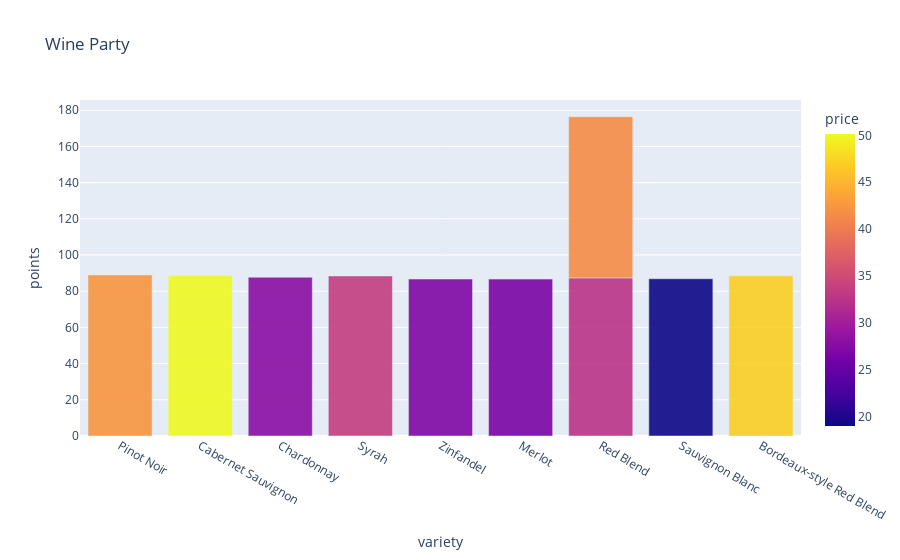

The notebook cell saved with this chart:
### Code cell
import plotly.express as px
import pandas as pd
import plotly.graph_objects as go
import plotly.io as pio


df = pd.read_csv('/Users/darkknight/Documents/UTA-VIRT-DATA-PT-04-2023-U-LOLC/01-Lesson-Plans/14-Interactive-Visualizations/3/Activities/11 - Project/wineUnique.csv')
#df = df.groupby(['country', 'variety'],as_index=False)[['points','price']].mean()
#df = df[df['country']=='Italy']
df["Count"]=1
df = df.groupby(['country', 'variety'],as_index=False).aggregate({"points":'mean', "price":'mean',"Count":'count'})
#df = df.loc[df["count"]]
#result = df.groupby('Courses').aggregate({'Duration':'count','Fee':['min','max']})
#print(df)
df = df.sort_values('Count', ascending=False)[:10]
print(df)
barchart = px.bar(
    data_frame = df,
    x = "variety",
    color = "price",
    y = "points",
    opacity = 0.9,
    orientation = "v",
    barmode = 'relative',
    title='Wine Party',
)

pio.show(barchart)

### Figure 1 — Plotly figure (JSON) as saved in the notebook; plotly's stock layout.template omitted (floating-point values rounded to 4 significant figures)
{"data": [{"alignmentgroup": "True", "hovertemplate": "variety=%{x}<br>points=%{y}<br>price=%{marker.color}<extra></extra>", "legendgroup": "", "marker": {"color": [42.35, 50.14, 28.0, 33.63, 27.12, 26.59, 32.5, 41.51, 19.03, 47.09], "coloraxis": "coloraxis", "opacity": 0.9, "pattern": {"shape": ""}}, "name": "", "offsetgroup": "", "orientation": "v", "showlegend": false, "textposition": "auto", "type": "bar", "x": ["Pinot Noir", "Cabernet Sauvignon", "Chardonnay", "Syrah", "Zinfandel", "Merlot", "Red Blend", "Red Blend", "Sauvignon Blanc", "Bordeaux-style Red Blend"], "xaxis": "x", "y": [89.01, 88.63, 87.76, 88.44, 86.75, 86.69, 87.38, 89.01, 86.89, 88.52], "yaxis": "y"}], "layout": {"barmode": "relative", "coloraxis": {"colorbar": {"title": {"text": "price"}}, "colorscale": [[0, "#0d0887"], [0.1111, "#46039f"], [0.2222, "#7201a8"], [0.3333, "#9c179e"], [0.4444, "#bd3786"], [0.5556, "#d8576b"], [0.6667, "#ed7953"], [0.7778, "#fb9f3a"], [0.8889, "#fdca26"], [1, "#f0f921"]]}, "legend": {"tracegroupgap": 0}, "title": {"text": "Wine Party"}, "xaxis": {"anchor": "y", "domain": [0, 1], "title": {"text": "variety"}}, "yaxis": {"anchor": "x", "domain": [0, 1], "title": {"text": "points"}}}}
